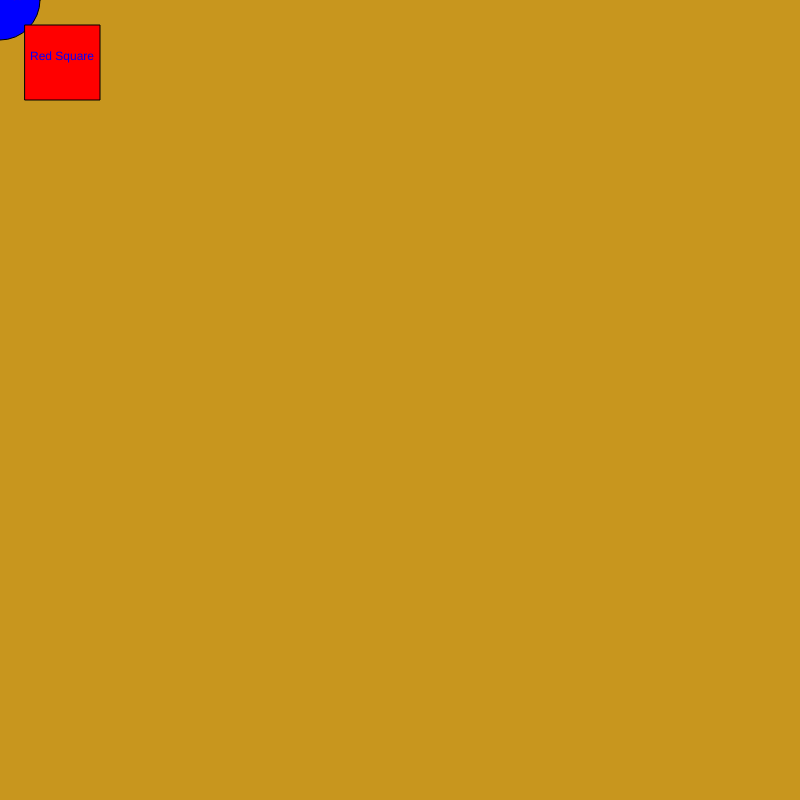
Frame 1 (no input)
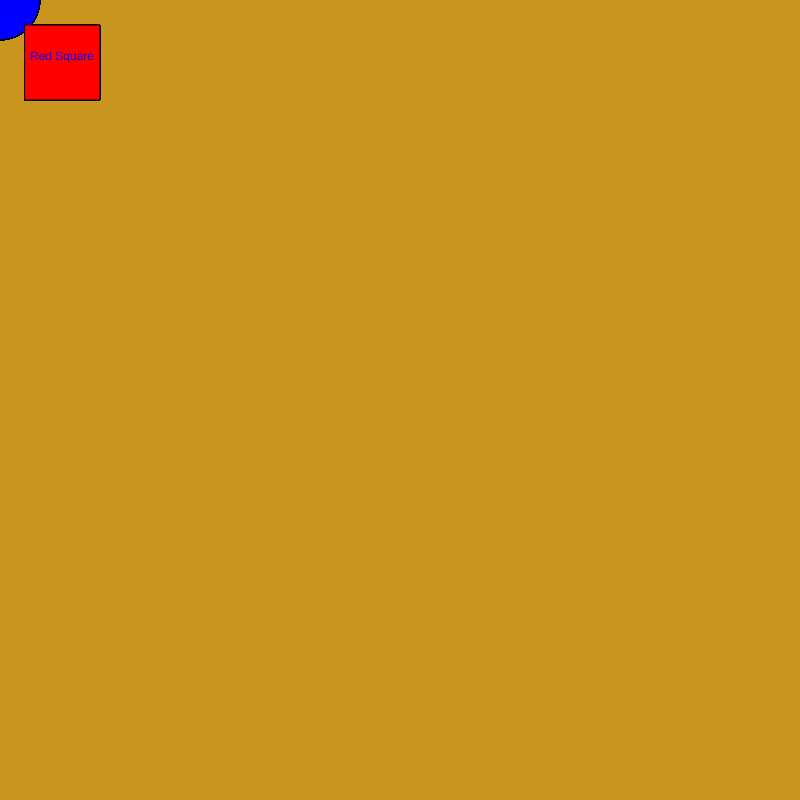
Frame 60 (no input)
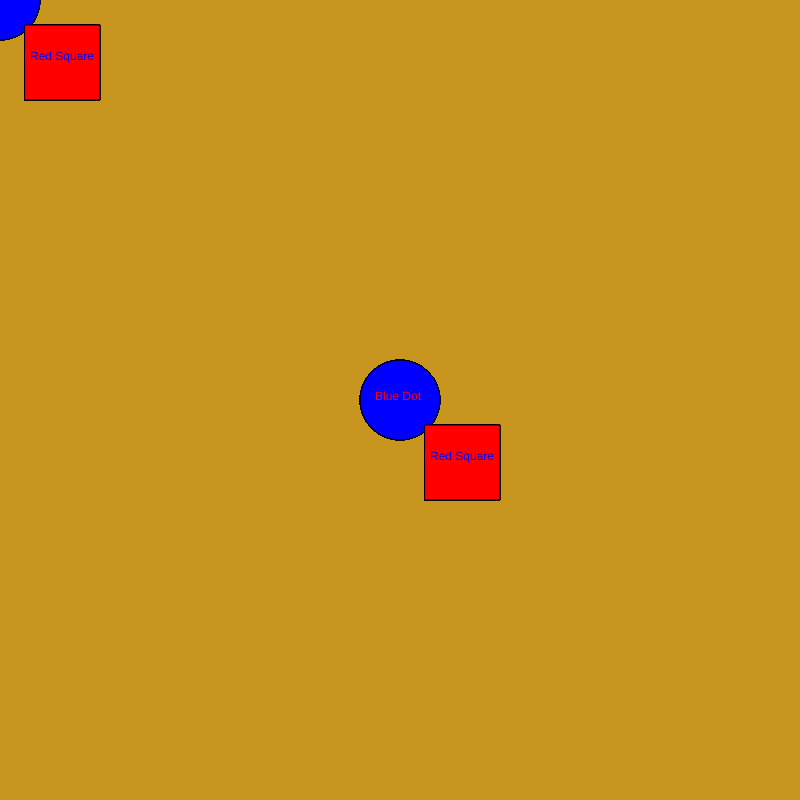
Frame 120 (the mouse pressed at the canvas centre since frame 60)

The p5.js sketch that drew these frames (run headless with seeded random() and noise() and a simulated clock; from frame 60 on, the mouse is pressed at the canvas centre):

// p5.js sketch
// ── sketch.js
// * NOT EXACTLY 'TRON' *
//***************************************//

//setup for animation including variables

let wide;

//setup global variable

let global_var = "Blue Dot";

//assign first variable numerical value

wide = 800;

//assign position variable for x and y

let posX = 0;

let posY = 0;

function setup() {
  createCanvas( wide, 800 );

//color background

  background( 200, 150, 30 );
}

//draw an ellipse and make it follow the cursor

function draw() {

//make sandbox and turn of cursor

  push();

  noCursor();
  translate( mouseX, mouseY );
  fill( 0, 0, 255 );
  ellipse( posX, posY, 80 );


//Write 'blue dot' text in ellipse and color ellipse and text

  fill( 255, 0, 0 );
  text( global_var, -25, 0 );

  pop();

//create square in a new sandbox
//add new text with local_variable

  push();

  translate( mouseX, mouseY );
  fill( 255, 0, 0 );
  rect(25, 25, 75, 75 );
  fill( 0, 0, 255 );
  let squareText = "Red Square";
  text( squareText, 30, 60 );

  pop();
}
